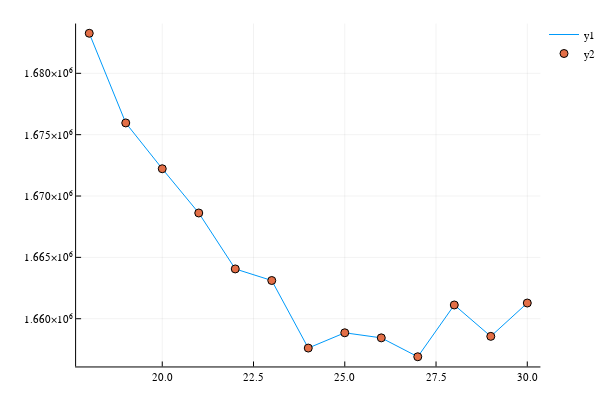

Source (notebook cell):
### Code cell
using Plots
plotly()
plot(K,L)
scatter!(K,L)

### Figure 1 — Plotly figure (JSON) as saved in the notebook; plotly's stock layout.template omitted (floating-point values rounded to 4 significant figures)
{"data": [{"colorbar": {"title": ""}, "hoverinfo": "text", "legendgroup": "y1", "line": {"color": "rgba(0, 154, 250, 1.000)", "dash": "solid", "shape": "linear", "width": 1}, "mode": "lines", "name": "y1", "showlegend": true, "text": [null, null, null, null, null, null, null, null, null, null, null, null, null], "type": "scatter", "x": [18, 19, 20, 21, 22, 23, 24, 25, 26, 27, 28, 29, 30], "xaxis": "x1", "y": [1683000.0, 1676000.0, 1672000.0, 1669000.0, 1664000.0, 1663000.0, 1658000.0, 1659000.0, 1658000.0, 1657000.0, 1661000.0, 1659000.0, 1661000.0], "yaxis": "y1", "zmax": 0.1, "zmin": -0.1}, {"colorbar": {"title": ""}, "hoverinfo": "text", "legendgroup": "y2", "marker": {"color": "rgba(227, 111, 71, 1.000)", "line": {"color": "rgba(0, 0, 0, 1.000)", "width": 1}, "size": 8, "symbol": "circle"}, "mode": "markers", "name": "y2", "showlegend": true, "text": [null, null, null, null, null, null, null, null, null, null, null, null, null], "type": "scatter", "x": [18, 19, 20, 21, 22, 23, 24, 25, 26, 27, 28, 29, 30], "xaxis": "x1", "y": [1683000.0, 1676000.0, 1672000.0, 1669000.0, 1664000.0, 1663000.0, 1658000.0, 1659000.0, 1658000.0, 1657000.0, 1661000.0, 1659000.0, 1661000.0], "yaxis": "y1", "zmax": 0.1, "zmin": -0.1}], "layout": {"annotations": [], "height": 400, "legend": {"bgcolor": "rgba(255, 255, 255, 1.000)", "bordercolor": "rgba(0, 0, 0, 1.000)", "font": {"color": "rgba(0, 0, 0, 1.000)", "family": "sans-serif", "size": 11}, "tracegroupgap": 0, "x": 1, "y": 1}, "margin": {"b": 20, "l": 0, "r": 0, "t": 20}, "paper_bgcolor": "rgba(255, 255, 255, 1.000)", "plot_bgcolor": "rgba(255, 255, 255, 1.000)", "showlegend": true, "width": 600, "xaxis": {"anchor": "y1", "domain": [0.1399, 0.9934], "gridcolor": "rgba(0, 0, 0, 0.100)", "gridwidth": 0.5, "linecolor": "rgba(0, 0, 0, 1.000)", "mirror": false, "range": [17.64, 30.36], "showgrid": true, "showline": true, "showticklabels": true, "tickangle": 0, "tickcolor": "rgb(0, 0, 0)", "tickfont": {"color": "rgba(0, 0, 0, 1.000)", "family": "sans-serif", "size": 11}, "tickmode": "array", "ticks": "inside", "ticktext": ["20.0", "22.5", "25.0", "27.5", "30.0"], "tickvals": [20, 22.5, 25, 27.5, 30], "title": "", "titlefont": {"color": "rgba(0, 0, 0, 1.000)", "family": "sans-serif", "size": 15}, "type": "-", "visible": true, "zeroline": false, "zerolinecolor": "rgba(0, 0, 0, 1.000)"}, "yaxis": {"anchor": "x1", "domain": [0.03762, 0.9902], "gridcolor": "rgba(0, 0, 0, 0.100)", "gridwidth": 0.5, "linecolor": "rgba(0, 0, 0, 1.000)", "mirror": false, "range": [1656000.0, 1684000.0], "showgrid": true, "showline": true, "showticklabels": true, "tickangle": 0, "tickcolor": "rgb(0, 0, 0)", "tickfont": {"color": "rgba(0, 0, 0, 1.000)", "family": "sans-serif", "size": 11}, "tickmode": "array", "ticks": "inside", "ticktext": ["1.660×10⁶", "1.665×10⁶", "1.670×10⁶", "1.675×10⁶", "1.680×10⁶"], "tickvals": [1660000, 1665000, 1670000, 1675000, 1680000], "title": "", "titlefont": {"color": "rgba(0, 0, 0, 1.000)", "family": "sans-serif", "size": 15}, "type": "-", "visible": true, "zeroline": false, "zerolinecolor": "rgba(0, 0, 0, 1.000)"}}}
